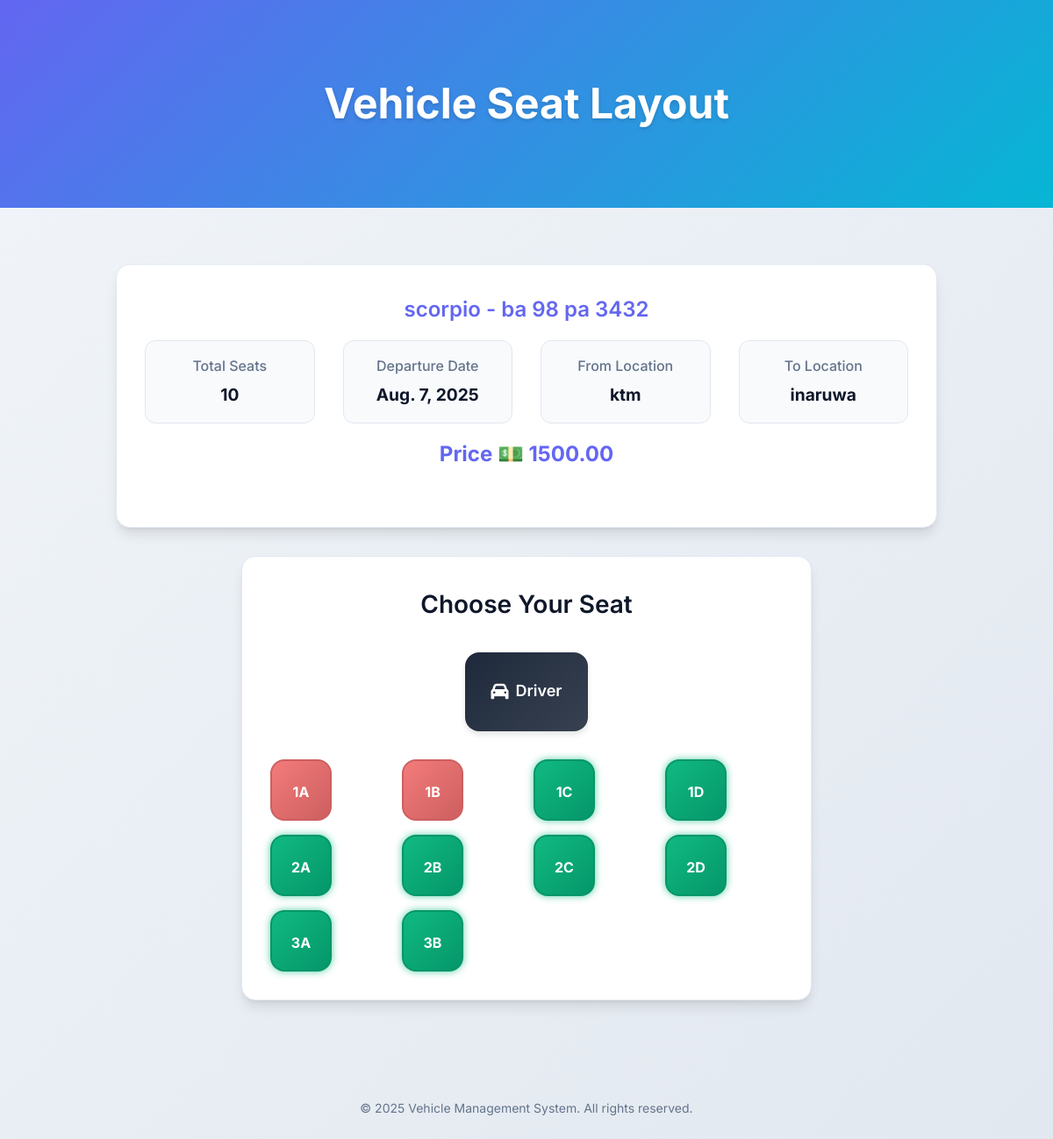
The app's page /vehicles/12/seats/ with its own data.
### ticket/models.py (models this page shows, shortened)
class Vehicle(models.Model):
    vehicle_type = models.CharField(max_length=100)
    vehicle_number = models.CharField(max_length=15)
    departure_date = models.DateField(default=timezone.now)
    from_location = models.CharField(max_length=100,  default='Unknown')
    to_location= models.CharField(max_length=100, default='Unknown')
    total_seats = models.IntegerField()
    price = models.DecimalField(max_digits=10, decimal_places=2, default=0.00)

class Seat(models.Model):
    vehicle = models.ForeignKey(Vehicle, on_delete=models.CASCADE, related_name='seats')
    seat_label = models.CharField(max_length=5)
    booked = models.BooleanField(default=False)

### ticket/views.py (the view)
# urls.py: path('vehicles/<int:vehicle_id>/seats/', views.seat_selection_view, name='seat_selection'),
def seat_selection_view(request, vehicle_id):
    vehicle = get_object_or_404(Vehicle, id=vehicle_id)
    seats = Seat.objects.filter(vehicle=vehicle).order_by('seat_label')
    booked_labels_qs = Bookings.objects.filter(
        vehicle_id=vehicle.id,
        payment_status=True
    ).values_list('seat_label', flat=True)
    booked_seat_labels = set(label.upper() for label in booked_labels_qs if label)
    context = {
        'vehicle': vehicle,
        'seats': seats,
        'booked_seat_labels': booked_seat_labels,
    }
    return render(request, 'ticket/vehiclelist.html', context)

### ticket/templates/ticket/vehiclelist.html (shortened to what this page needs)
{% load static %}
<!DOCTYPE html>
<html lang="en">
<head>
    <link href="https://cdnjs.cloudflare.com/ajax/libs/font-awesome/6.0.0/css/all.min.css" rel="stylesheet" />
</head>
<body>
    <header>
        <div class="container">
            <h1>Vehicle Seat Layout</h1>
        </div>
    </header>
    <main class="container">
        <section class="vehicle-info">
            <h2>{{ vehicle.vehicle_type }} - {{ vehicle.vehicle_number }}</h2>
            <div class="info-grid">
                <div class="info-item">
                    <div class="info-label">Total Seats</div>
                    <div class="info-value">{{ vehicle.total_seats }}</div>
                </div>
                <div class="info-item">
                    <div class="info-label">Departure Date</div>
                    <div class="info-value">{{ vehicle.departure_date }}</div>
                </div>
                <div class="info-item">
                    <div class="info-label">From Location</div>
                    <div class="info-value">{{ vehicle.from_location }}</div>
                </div>
                <div class="info-item">
                    <div class="info-label">To Location</div>
                    <div class="info-value">{{ vehicle.to_location }}</div>
                </div>
            </div>
            <div class="price">Price 💵 {{ vehicle.price }}</div>
        </section>
        <section class="seat-container">
            <h3>Choose Your Seat</h3>
            <div class="driver-area">Driver</div>
            <div class="seat-grid">
                {% for seat in seats %}
                    {% if seat.seat_label in booked_seat_labels %}
                        <div class="seat booked">{{ seat.seat_label }}</div>
                    {% else %}
                        <div class="seat available">{{ seat.seat_label }}</div>
                    {% endif %}
                {% endfor %}
            </div>
        </section>
    </main>
    <footer>
        &copy; {% now "Y" %} Vehicle Management System. All rights reserved.
    </footer>
</body>
</html>

### ticket/templates/ticket/vehiclelist.html (style rules this page uses)
:root { --primary-color: #6366f1; --accent-color: #06b6d4; --success-color: #10b981; --error-color: #ef4444; --light-gray: #f8fafc; --medium-gray: #e2e8f0; --text-primary: #0f172a; --text-secondary: #64748b; --white: #ffffff; --shadow-lg: 0 10px 15px -3px rgb(0 0 0 / 0.1), 0 4px 6px -4px rgb(0 0 0 / 0.1); }
* { margin: 0; padding: 0; box-sizing: border-box; }
body { font-family: 'Inter', sans-serif; background: linear-gradient(135deg, #f1f5f9 0%, #e2e8f0 100%); color: var(--text-primary); min-height: 100vh; line-height: 1.6; }
.container { max-width: 1000px; margin: 0 auto; padding: 2rem; }
header { background: linear-gradient(135deg, var(--primary-color) 0%, var(--accent-color) 100%); color: white; padding: 3rem 0; text-align: center; margin-bottom: 2rem; }
h1 { font-size: 3rem; font-weight: 700; text-shadow: 0 2px 4px rgba(0,0,0,0.15); }
.vehicle-info { background: var(--white); border-radius: 1rem; padding: 2rem; margin-bottom: 2rem; box-shadow: var(--shadow-lg); border: 1px solid var(--medium-gray); text-align: center; }
.vehicle-info h2 { margin-bottom: 1rem; font-weight: 600; color: var(--primary-color); }
.info-grid { display: flex; justify-content: center; gap: 2rem; flex-wrap: wrap; }
.info-item { flex: 1 1 180px; background: var(--light-gray); border-radius: 0.75rem; padding: 1rem 1.5rem; border: 1px solid var(--medium-gray); text-align: center; transition: all 0.3s ease; }
.info-label { font-weight: 500; color: var(--text-secondary); margin-bottom: 0.25rem; }
.info-value { font-weight: 700; font-size: 1.2rem; }
.price { font-size: 1.5rem; font-weight: 700; margin: 1rem 0 2rem; color: var(--primary-color); }
.seat-container { background: var(--white); border-radius: 1rem; padding: 2rem; box-shadow: var(--shadow-lg); border: 1px solid var(--medium-gray); max-width: 650px; margin: 0 auto; }
.seat-container h3 { text-align: center; margin-bottom: 2rem; font-weight: 600; font-size: 1.75rem; }
.driver-area { width: 140px; height: 90px; background: linear-gradient(135deg, #1e293b 0%, #374151 100%); color: white; border-radius: 1rem; display: flex; align-items: center; justify-content: center; margin: 0 auto 2rem auto; font-weight: 600; font-size: 1.125rem; box-shadow: 0 4px 6px rgb(0 0 0 / 0.1); position: relative; }
.driver-area::before { content: '\f1b9'; font-family: 'Font Awesome 6 Free'; font-weight: 900; margin-right: 0.5rem; font-size: 1.25rem; }
.seat-grid { display: grid; grid-template-columns: repeat(4, 1fr); gap: 1rem; justify-content: center; }
.seat { width: 70px; height: 70px; border-radius: 1rem; font-weight: 700; font-size: 1rem; line-height: 70px; text-align: center; cursor: pointer; user-select: none; position: relative; transition: all 0.3s ease; border: 2px solid var(--medium-gray); color: var(--white); }
.seat.available { background: linear-gradient(135deg, var(--success-color) 0%, #059669 100%); box-shadow: 0 0 8px rgba(16, 185, 129, 0.7); border-color: #059669; }
.seat.booked { background: linear-gradient(135deg, var(--error-color) 0%, #b91c1c 100%); cursor: not-allowed; opacity: 0.7; border-color: #b91c1c; pointer-events: none; }
footer { margin-top: 3rem; padding: 2rem 0; text-align: center; color: #64748b; font-size: 0.875rem; }

### records on screen
Vehicle: vehicle_type "scorpio", vehicle_number "ba 98 pa 3432", total_seats "10", departure_date "Aug. 7, 2025", from_location "ktm", to_location "inaruwa", price "1500.00"
Seat: seat_label "1A"
Seat: seat_label "1B"
Seat: seat_label "1C"
Seat: seat_label "1D"
Seat: seat_label "2A"
Seat: seat_label "2B"
Seat: seat_label "2C"
Seat: seat_label "2D"
Seat: seat_label "3A"
Seat: seat_label "3B"
